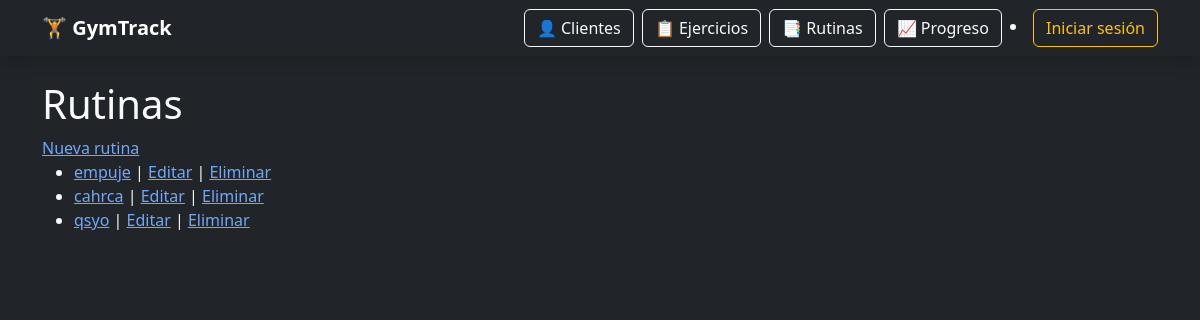
Before: /rutinas/ with the older database file.
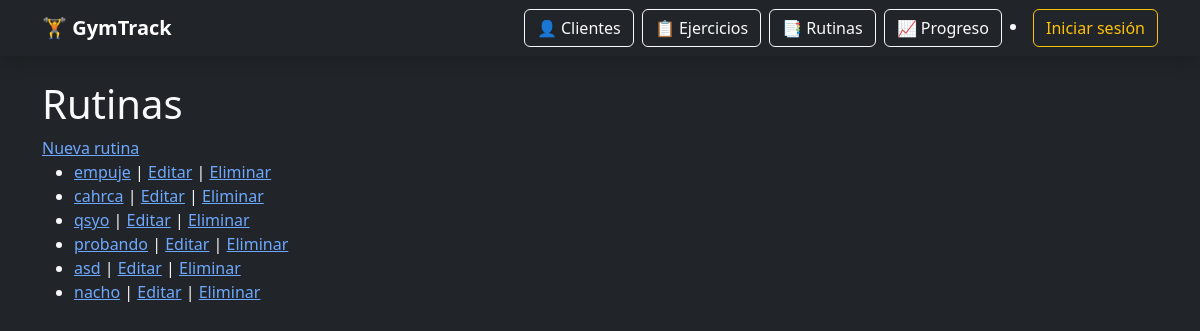
After: the same page with the newer database file.
### rutinas/models.py (models this page shows, shortened)
class Rutina(models.Model):
    cliente = models.ForeignKey(Cliente, on_delete=models.CASCADE, related_name="rutinas")
    nombre = models.CharField(max_length=100)
    descripcion = models.TextField(blank=True)
    fecha_creacion = models.DateField(auto_now_add=True)

### rutinas/views.py (the view)
# urls.py: path("", RutinaListaView.as_view(), name="lista"),
class RutinaListaView(ListView):
    model = Rutina
    template_name = "rutinas/lista.html"
    context_object_name = "rutinas"

### rutinas/templates/rutinas/lista.html (shortened to what this page needs)
{% extends "base.html" %}
{% block content %}
<body>
    <h1>Rutinas</h1>
    <a href="{% url 'rutinas:crear' %}">Nueva rutina</a>
    <ul>
        {% for rutina in rutinas %}
            <li>
                <a href="{% url 'rutinas:detalle' rutina.pk %}">{{ rutina.nombre }}</a>
                | <a href="{% url 'rutinas:editar' rutina.pk %}">Editar</a>
                | <a href="{% url 'rutinas:eliminar' rutina.pk %}">Eliminar</a>
            </li>
        {% empty %}
            <li>No hay rutinas.</li>
        {% endfor %}
    </ul>
</body>
</html>
    {% endblock %}

### templates/base.html (shortened to what this page needs)
<!DOCTYPE html>
<html lang="es" data-bs-theme="dark">
  <head>
    <link href="https://cdn.jsdelivr.net/npm/bootstrap@5.3.2/dist/css/bootstrap.min.css" rel="stylesheet">
  </head>
  <body class="bg-dark text-light">
    <nav class="navbar navbar-expand-lg navbar-dark bg-dark mb-4 shadow">
      <div class="container">
        <a class="navbar-brand fw-bold" href="/">🏋️ GymTrack</a>
            <div class="d-flex gap-2">
                <a href="{% url 'clientes:lista' %}" class="btn btn-outline-light">👤 Clientes</a>
                <a href="{% url 'ejercicios:lista' %}" class="btn btn-outline-light">📋 Ejercicios</a>
                <a href="{% url 'rutinas:lista' %}" class="btn btn-outline-light">📑 Rutinas</a>
                <a href="{% url 'progreso:index' %}" class="btn btn-outline-light">📈 Progreso</a>
                {% if user.is_authenticated %}
                  <li class="nav-item">
                    <span class="navbar-brand fw-bold">Hola, {{ user.username }}</span>
                  </li>
                  <li class="nav-item">
                    <a class="btn btn-outline-danger" href="{% url 'usuarios:logout' %}">Cerrar sesión</a>
                  </li>
                {% else %}
                  <li class="nav-item">
                    <a class="btn btn-outline-warning" href="{% url 'usuarios:login' %}">Iniciar sesión</a>
                  </li>
                {% endif %}            </div>
                </div>
    </nav>
    <main class="container">
        {% block content %}{% endblock %}
</body>
</html>

Changed rows visible on the page:
added Rutina: nombre "probando"
added Rutina: nombre "asd"
added Rutina: nombre "nacho"
